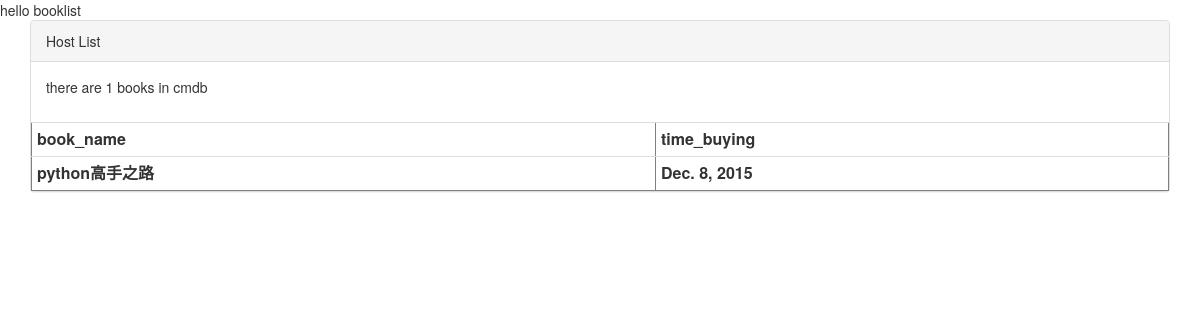
The app's page /, older data.
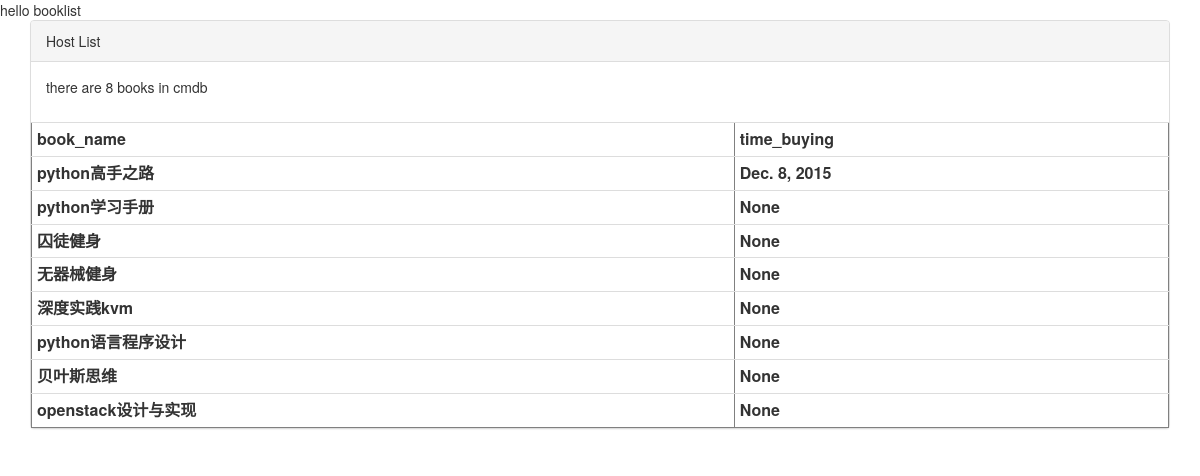
The same page, newer data.
### main/models.py (models this page shows, shortened)
class Book(models.Model):
	book_name = models.CharField(max_length=40)
	time_buying = models.DateField(null=True, blank=True)
	category = models.ManyToManyField(Category)

### main/views.py (the view)
# urls.py: url(r'^$','main.views.booklist'),
def booklist(request):
	books = Book.objects.all()
	return render(request, 'booklist.html', {'books':books})

### main/templates/booklist.html (shortened to what this page needs)
{% load bootstrap3 %}
{% bootstrap_css %}
<html>
<body>
hello booklist
<div class="container">
<div class="panel panel-default">
<div class="panel-heading">Host List</div>
<div class="panel-body">
	<p>there are {{ books|length }} books in cmdb </p>
</div>
<table border="1" class="table table-condensed">
<tr>
<th>book_name</th>
<th>time_buying</th>
</tr>
{% for b in books %}
        <tr>
                <th>{{ b.book_name }} </th>
                <th>{{ b.time_buying }} </th>
        </tr>
{% endfor %}
</table>
</body>
</html>

Row changes from the older to the newer data that the page shows:
added Book: book_name "python学习手册", time_buying "None"
added Book: book_name "囚徒健身", time_buying "None"
added Book: book_name "无器械健身", time_buying "None"
added Book: book_name "深度实践kvm", time_buying "None"
added Book: book_name "python语言程序设计", time_buying "None"
added Book: book_name "贝叶斯思维", time_buying "None"
added Book: book_name "openstack设计与实现", time_buying "None"
Text that changed along with them:
{{ books|length }}: "1" → "8"
